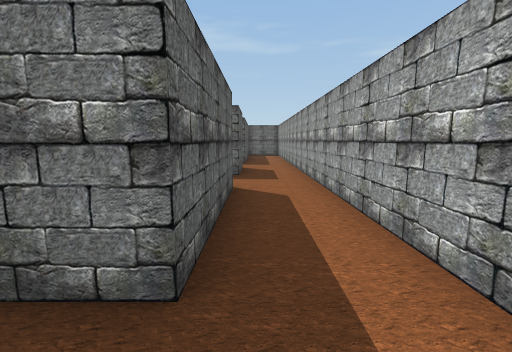
View 1 (above)

22 first-person views from a walk through a Unity game level. The camera is 0.51 m above the floor, tilts 8° down and sees 90° across. The floor is counted in squares, 0.5 m on a side. Each view is taken from the middle of a square. On the plan, view 1 faces up. The plan holds only what a view shows up to about 11 squares ahead; the rest is blank.

View 2
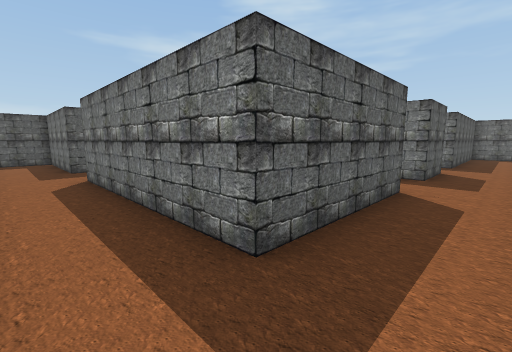

View 3
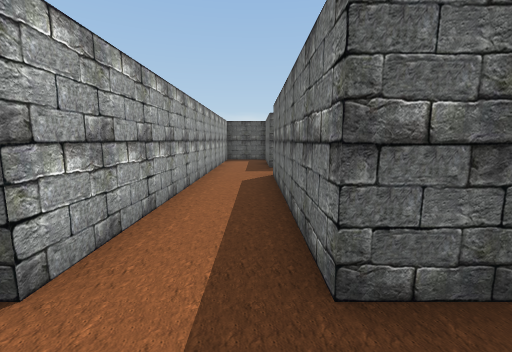

View 4
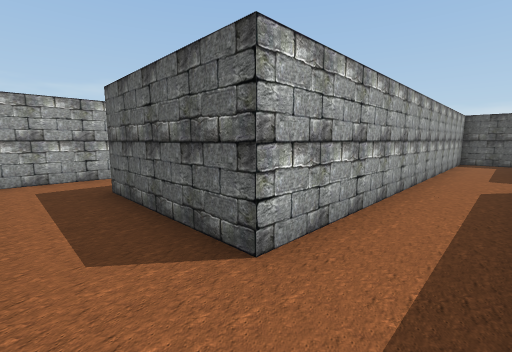

View 5
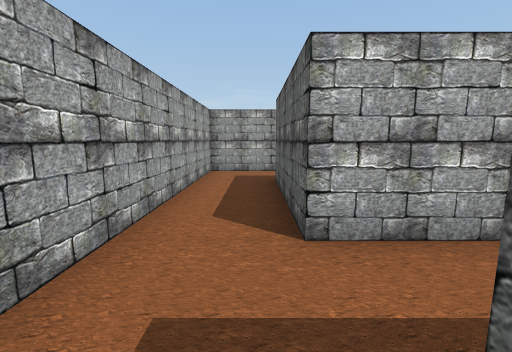

View 6
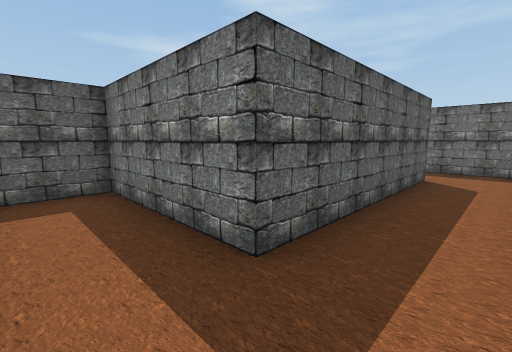

View 7
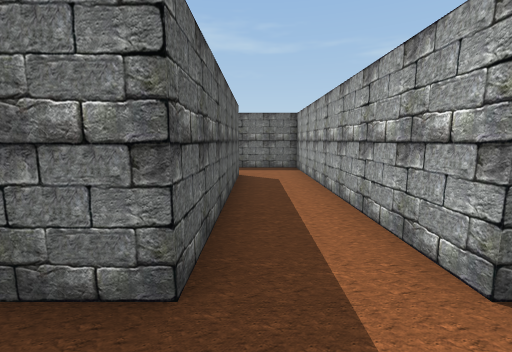

View 8
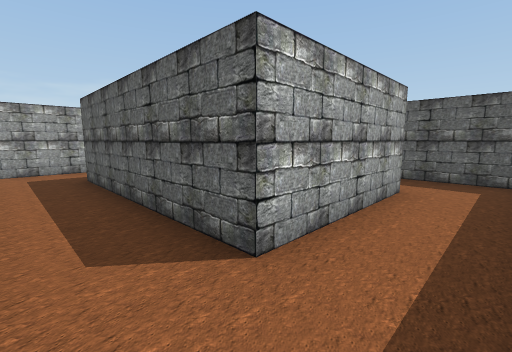

View 9
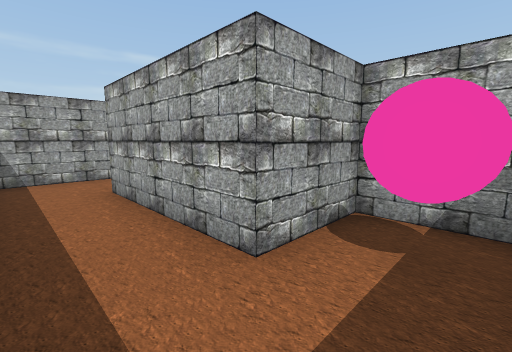

View 10
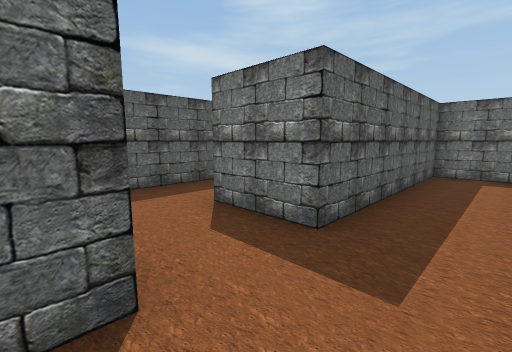

View 11
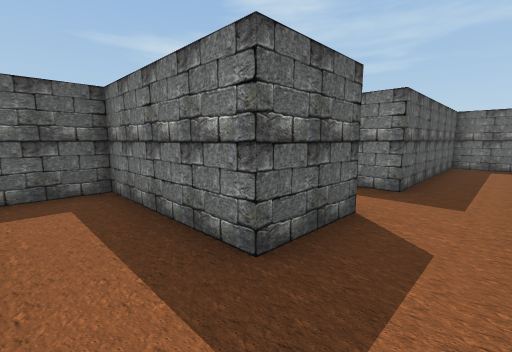

View 12
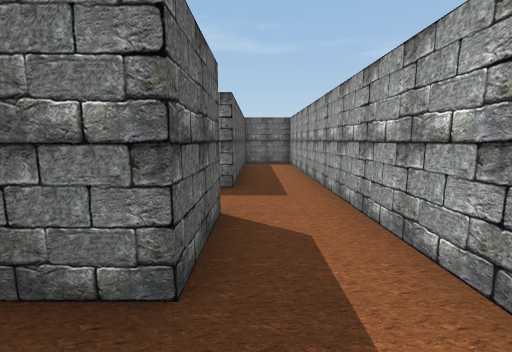

View 13
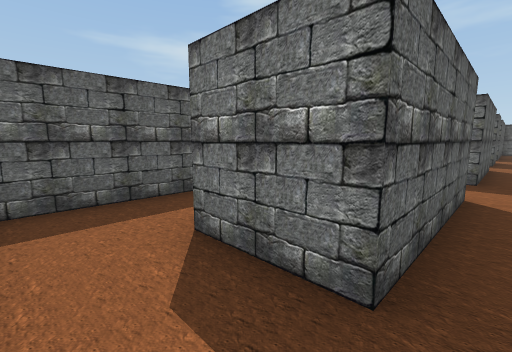

View 14
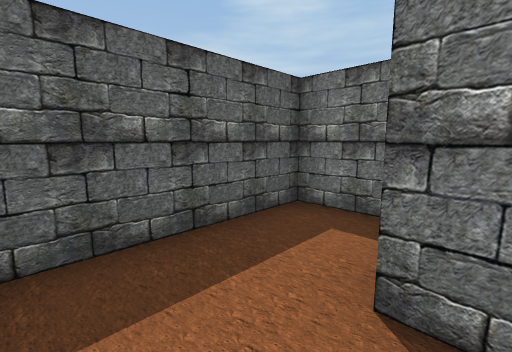

View 15
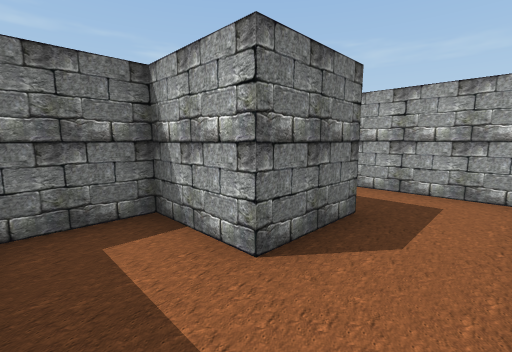

View 16
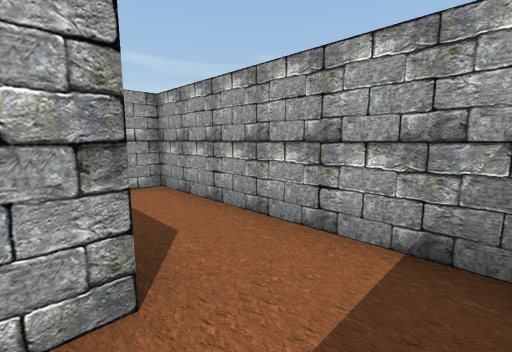

View 17
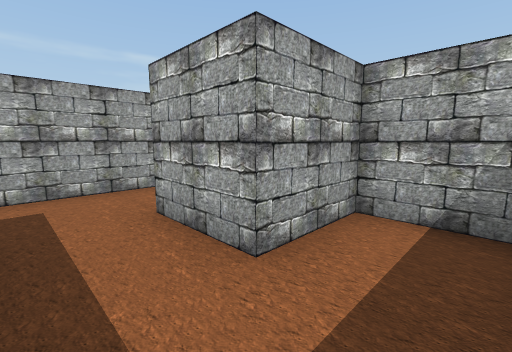

View 18
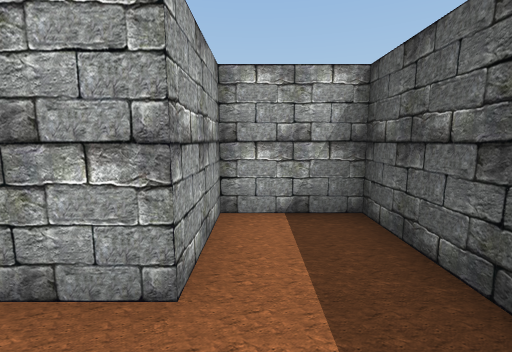

View 19
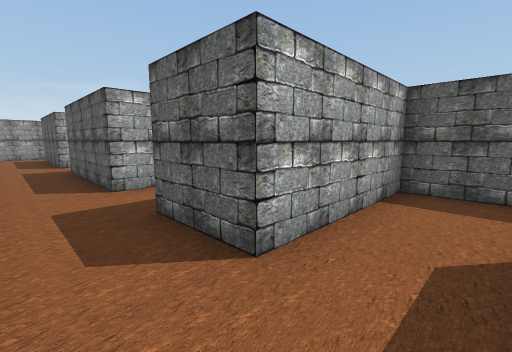

View 20
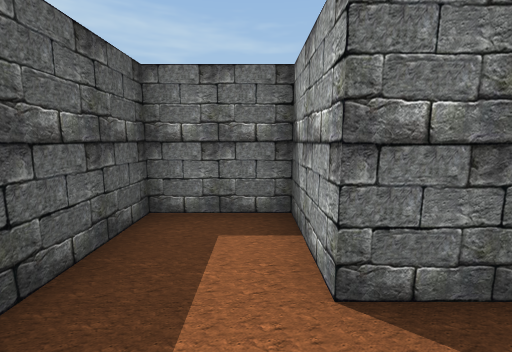

View 21
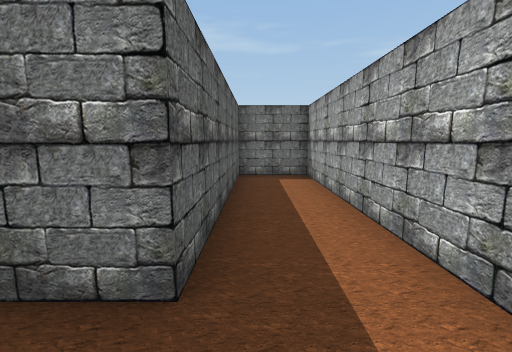

View 22
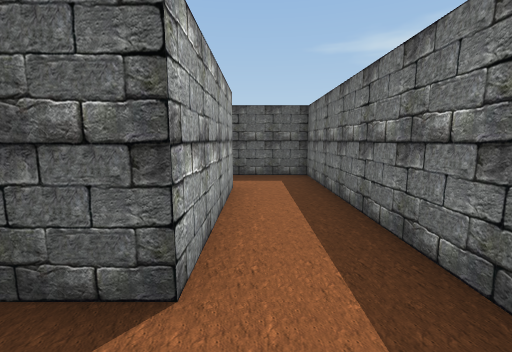

### Floor plan
Points are (right, up) in squares from view 1. A wall is a line through its corners. A room is listed if a view was taken in it or the views show most of it. See-through windows are left out.
Room 1 (views 1, 2, 3, 4, 5, 6, 7, 8, 9, 10, 11, 12, 13, 22)
walls: (-2.5, 5.5) (-0.5, 5.5) (-0.5, 1.5) (-6.5, 1.5) (-6.5, 9.5) (-14.5, 9.5) (-14.5, 6.9); (-14.1, 5.5) (-12.5, 5.5) (-12.5, 7.5) (-8.5, 7.5) (-8.5, 1.5) (-12.5, 1.5) (-12.5, -0.5) (-0.5, -0.5) (-0.5, -4.5); (-0.5, 9.5) (-0.5, 7.5) (-2.5, 7.5); (-0.4, -6.5) (1.5, -6.5) (1.5, 9.5)
ways out: opening at (-1.5, -5.5) to room 2; opening at (-1.5, 6.5) to room 3; opening at (0.5, 8.5) to room 4
objects: pink ball (-14, 6) to (-13, 7)
Room 2 (views 14, 15, 16)
walls: (-4.1, -6.5) (-0.4, -6.5); (-0.5, -4.5) (-2.5, -4.5) (-2.5, -2.5) (-4.5, -2.5) (-4.5, -6.1)
ways out: opening at (-1.5, -5.5) to room 1
Room 3 (views 17, 18)
walls: (-2.5, 7.5) (-4.5, 7.5) (-4.5, 3.5) (-2.5, 3.5) (-2.5, 5.5)
ways out: opening at (-1.5, 6.5) to room 1
Room 4 (views 19, 21)
walls: (1.5, 9.5) (1.5, 17.5) (-0.5, 17.5) (-0.5, 11.5) (-2.5, 11.5); (-2.5, 9.5) (-0.5, 9.5)
ways out: opening at (0.5, 8.5) to room 1; opening at (-1.5, 10.5) to room 5
Room 5 (view 20)
walls: (-2.5, 11.5) (-2.5, 13.5) (-4.5, 13.5) (-4.5, 9.5) (-2.5, 9.5)
ways out: opening at (-1.5, 10.5) to room 4

Positions as (right, up) in squares from view 1, and headings:
1: (0, 0), facing up
2: (1, 0), facing up-left
3: (1, 1), facing left
4: (1, 1), facing down-left
5: (0, 2), facing down
6: (-7, 0), facing up-left
7: (-8, 0), facing up
8: (-7, 9), facing down-left
9: (-14, 9), facing down-right
10: (1, 9), facing up-left
11: (1, 6), facing up-left
12: (0, 6), facing up
13: (0, -6), facing up-left
14: (-2, -6), facing up-left
15: (-4, -6), facing up-right
16: (-4, -4), facing down-right
17: (-4, 7), facing down-right
18: (-3, 7), facing down
19: (1, 11), facing down-left
20: (-3, 10), facing up
21: (0, 10), facing up
22: (-7, 8), facing left
